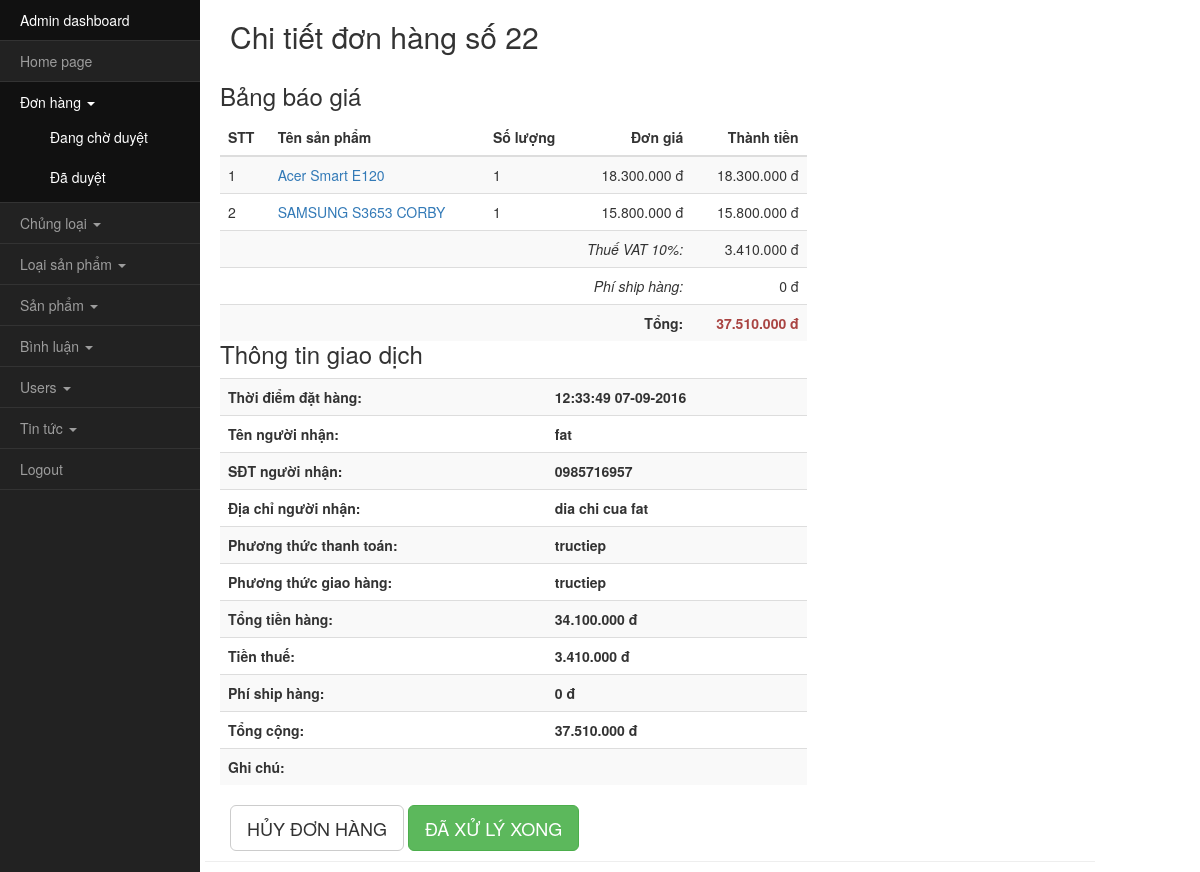
The page /admin/index.php?a=donhang-chitiet&idDH=22 (signed in) on the database its author committed.
### tables this page shows
CREATE TABLE `donhangchitiet` (
  `idChiTiet` int(4) NOT NULL,
  `idDH` int(4) NOT NULL DEFAULT '0',
  `idSP` int(4) NOT NULL DEFAULT '0',
  `TenSP` varchar(255) NOT NULL,
  `SoLuong` int(4) NOT NULL DEFAULT '0',
  `Gia` int(11) NOT NULL DEFAULT '0'
);

CREATE TABLE `donhang` (
  `idDH` int(4) NOT NULL,
  `idUser` int(4) NOT NULL DEFAULT '0',
  `ThoiDiemDatHang` datetime NOT NULL DEFAULT '0000-00-00 00:00:00',
  `TenNguoiNhan` varchar(100) NOT NULL DEFAULT '',
  `DTNguoiNhan` varchar(100) DEFAULT NULL,
  `DiaChi` varchar(255) NOT NULL,
  `TongTien` int(11) NOT NULL,
  `idPTTT` varchar(20) NOT NULL,
  `idPTGH` varchar(20) NOT NULL,
  `Tax` int(11) NOT NULL,
  `Shipping` int(11) NOT NULL DEFAULT '0',
  `DaXuLy` tinyint(1) NOT NULL DEFAULT '0',
  `GhiChu` varchar(255) NOT NULL DEFAULT '',
  `DaTraTien` tinyint(1) NOT NULL DEFAULT '0'
);

### classDB.php (called while the page is built, shortened)
<?php session_start(); ob_start(); define("CHECK", 1);
class db{
    function __construct(){
        $this->db = new mysqli('localhost', 'root', '', 'tm');
    }
}

### admin/classquantri.php (called while the page is built, shortened)
<?php require_once("../classSP.php");
class quantri extends sp{
    public function laychitietdonhang($idDH){
        $sql = "SELECT * FROM donhangchitiet WHERE idDH=$idDH";
        if(!$result = $this->db->query($sql)) die("Loi ket noi");
        $data = array();
        while($row = $result->fetch_assoc()){
            $data[] = $row;
        }
        return $data;
    }
    public function laythongtindonhang($idDH){
        $sql = "SELECT * FROM donhang WHERE idDH=$idDH";
        if(!$result = $this->db->query($sql)) die("Loi ket noi");
        $data = $result->fetch_assoc();
        return $data;
    }
}

### admin/donhang/chitiet.php (the view, shortened to what this page needs)
<?php
$chitietdonhang = $qt->laychitietdonhang($_GET['idDH']);
$thongtin = $qt->laythongtindonhang($_GET['idDH']);
?>
<h2 class="">Chi tiết đơn hàng số <?php echo $_GET['idDH'] ?></h2>
<div class="row" style="margin-bottom:0;">
<div class="col-md-8">
<h3>Bảng báo giá</h3>
<table class="table table-striped" style="margin-bottom:0;">
    <thead>
        <th>STT</th>
        <th>Tên sản phẩm</th>
        <th>Số lượng</th>
        <th class="text-right">Đơn giá</th>
        <th class="text-right">Thành tiền</th>
    </thead>
    <tbody>
        <?php
        $tong=0; $i=1; foreach($chitietdonhang as $chitiet)
        {
        ?>
        <tr>
            <td><?php echo $i++; ?></td>
            <td><a class="text-primary" href="<?php echo $chitiet['idSP'];?>"><?php echo $chitiet['TenSP']; ?></a></td>
            <td><?php echo $chitiet['SoLuong']; ?></td>
            <td class="text-right"><?php echo number_format($chitiet['Gia'], 0, ',', '.'); ?> đ</td>
            <td class="text-right"><?php echo number_format($chitiet['SoLuong']*$chitiet['Gia'], 0, ',', '.'); ?> đ</td>
        </tr>
        <?php
            $tong += $chitiet['SoLuong']*$chitiet['Gia'];
        }
        ?>
        <tr class="text-right">
            <td colspan="4"><i>Thuế VAT 10%: </i></td>
            <td><?php echo number_format($tong*0.1, 0, ',', '.');?> đ</td>
        </tr>
        <tr class="text-right">
            <td colspan="4"><i>Phí ship hàng: </i></td>
            <td><?php echo $thongtin['Shipping'];?> đ</td>
        </tr>
        <tr class="text-right">
            <td colspan="4"><b>Tổng:</b></td>
            <td><b class="text-danger"><?php echo number_format($tong*1.1+$thongtin['Shipping'], 0, ',', '.');?> đ<b></td>
        </tr>
    </tbody>
</table>
    <h3 style="margin-top:0;">Thông tin giao dịch</h3>
    <table class="table table-striped" style="font-weight: bold">
        <tr>
            <td>Thời điểm đặt hàng:</td>
            <td><?php echo date('H:i:s d-m-Y', strtotime($thongtin['ThoiDiemDatHang'])); ?></td>
        </tr>
        <tr>
            <td>Tên người nhận:</td>
            <td><?php echo $thongtin['TenNguoiNhan']; ?></td>
        </tr>
        <tr>
            <td>SĐT người nhận:</td>
            <td><?php echo $thongtin['DTNguoiNhan']; ?></td>
        </tr>
        <tr>
            <td>Địa chỉ người nhận:</td>
            <td><?php echo $thongtin['DiaChi']; ?></td>
        </tr>
        <tr>
            <td>Phương thức thanh toán:</td>
            <td><?php echo $thongtin['idPTTT']; ?></td>
        </tr>
        <tr>
            <td>Phương thức giao hàng:</td>
            <td><?php echo $thongtin['idPTGH']; ?></td>
        </tr>
        <tr>
            <td>Tổng tiền hàng:</td>
            <td><?php echo number_format($tong, 0, ',', '.'); ?> đ</td>
        </tr>
        <tr>
            <td>Tiền thuế:</td>
            <td><?php echo number_format($tong*0.1, 0, ',', '.');?> đ</td>
        </tr>
        <tr>
            <td>Phí ship hàng:</td>
            <td><?php echo $thongtin['Shipping'];?> đ</td>
        </tr>
        <tr>
            <td>Tổng cộng:</td>
            <td><?php echo number_format($tong*1.1+$thongtin['Shipping'], 0, ',', '.');?> đ</td>
        </tr>
        <tr>
            <td>Ghi chú:</td>
            <td><?php echo $thongtin['GhiChu']; ?></td>
        </tr>
    </table>
</div>
</div>
<?php if($thongtin['DaXuLy'] == 0){ ?>
<a href="process.php?huydonhang=<?php echo $_GET['idDH'];?>" class="btn btn-lg btn-default">HỦY ĐƠN HÀNG</a>
<a href="process.php?duyetdonhang=<?php echo $_GET['idDH'];?>" class="btn btn-lg btn-success">ĐÃ XỬ LÝ XONG</a>
<?php } else {?>
<a href="index.php?a=donhang-xem" class="btn btn-primary btn-lg">Back</a>
<?php }?>
</div>

### css/style.css (style rules this page uses)
html, body { height: 100%; }
.row { margin-bottom: 10px; }

### rows shown on the page
donhangchitiet: TenSP "Acer Smart E120", SoLuong "1", Gia "18.300.000", $chitiet['SoLuong']*$chitiet['Gia'] "18.300.000"
donhangchitiet: TenSP "SAMSUNG S3653 CORBY", SoLuong "1", Gia "15.800.000", $chitiet['SoLuong']*$chitiet['Gia'] "15.800.000"
donhang: Shipping "0", $tong*1.1+$thongtin['Shipping'] "37.510.000", ThoiDiemDatHang "12:33:49 07-09-2016", TenNguoiNhan "fat", DTNguoiNhan "0985716957", DiaChi "dia chi cua fat", idPTTT "tructiep", idPTGH "tructiep"

### other values the page prints
$_GET['idDH'] "22"
$tong*0.1 "3.410.000"
$tong "34.100.000"
